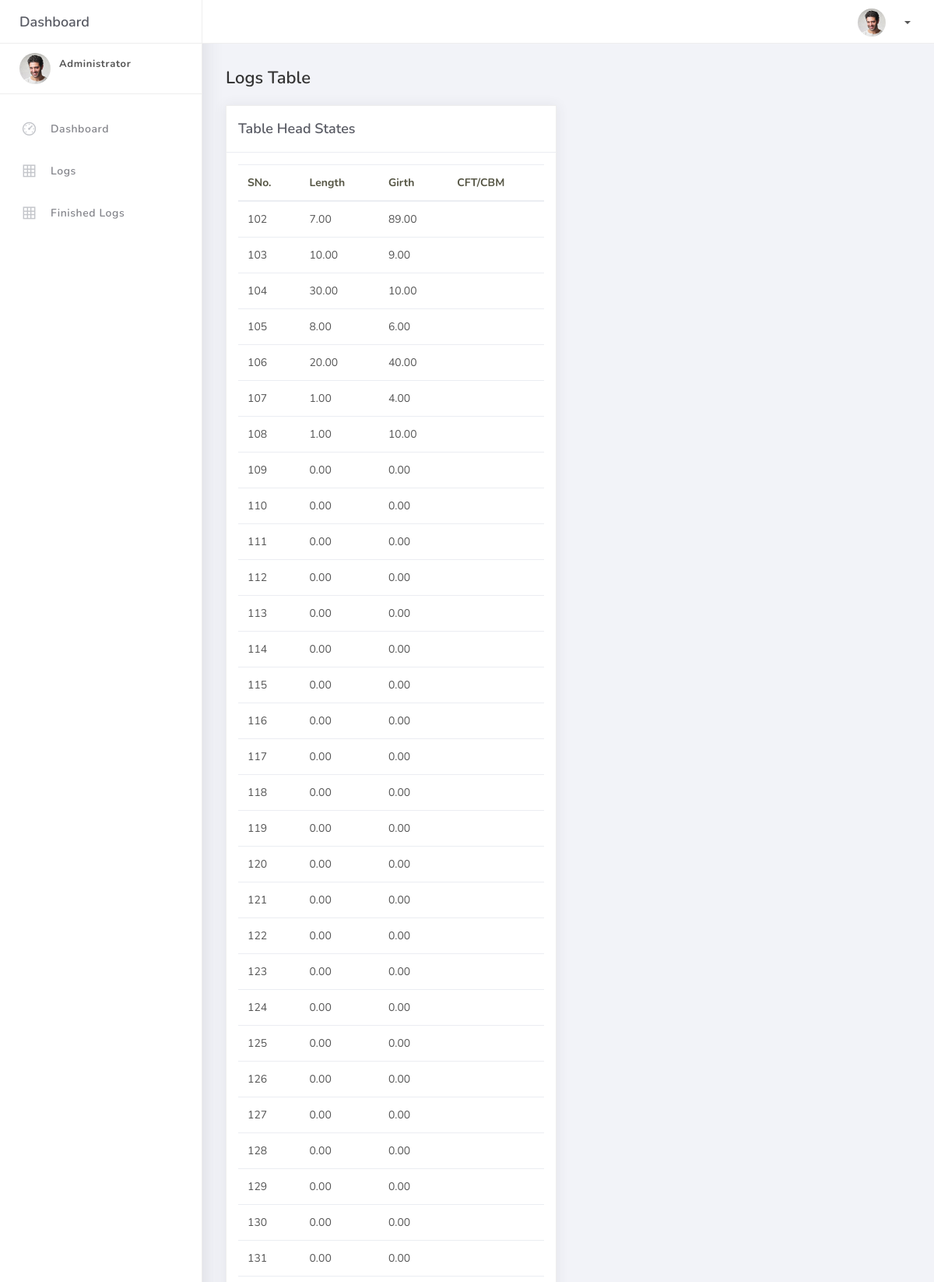
Page /container/20/logs/ (upper part) on the committed database.
### core/models.py (models this page shows, shortened)
class Log(models.Model):
    container = models.ForeignKey(Container, on_delete=models.CASCADE, related_name="logs")
    length = models.DecimalField(max_digits=20, decimal_places=2, default=0, null=True, blank=True)
    girth = models.DecimalField(max_digits=20, decimal_places=2, default=0, null=True, blank=True)
    cft = models.DecimalField(max_digits=20, decimal_places=2, default=0, null=True, blank=True)
    cbm = models.DecimalField(max_digits=20, decimal_places=2, default=0, null=True, blank=True)
    reference_id = models.IntegerField(default=0)

### core/views.py (the view)
# urls.py: path('container/<int:container_id>/logs/', ContainerLogsView.as_view(), name='container_logs'),
class ContainerLogsView(View):
    def get(self, request, container_id):
        logs = Log.objects.filter(container_id=container_id)
        context = {
            'logs': logs,
        }
        return render(request, 'container_logs.html', context)

### core/templates/container_logs.html
{% extends 'base.html' %}
{% load static %}
{% block content %}
<div class="main-panel">
    <div class="content">
        <div class="container-fluid">
            <h4 class="page-title">Logs Table</h4>
            <div class="row">
                <div class="col-md-6">
                    <div class="card">
                        <div class="card-header">
                            <div class="card-title">Table Head States</div>
                        </div>
                        <div class="card-body">
                            <table class="table table-condensed">
                                <thead>
                                    <tr>
                                        <th scope="col">SNo.</th>
                                        <th scope="col">Length</th>
                                        <th scope="col">Girth</th>
                                        <th scope="col">CFT/CBM</th>
                                    </tr>
                                </thead>
                                <tbody>
                                    {% for log in logs %}
                                    <tr>
                                        <td>{{ log.id }}</td>
                                        <td>{{ log.length }}</td>
                                        <td>{{ log.girth }}</td>
                                        <td>{{ log.cft_cbm }}</td>
                                    </tr>
                                    {% endfor %}
                                </tbody>
                            </table>
                        </div>
                    </div>
                </div>
            </div>
        </div>
    </div>
</div>
{% endblock %}

### rows in the picture
Log: id "102", length "7.00", girth "89.00"
Log: id "103", length "10.00", girth "9.00"
Log: id "104", length "30.00", girth "10.00"
Log: id "105", length "8.00", girth "6.00"
Log: id "106", length "20.00", girth "40.00"
Log: id "107", length "1.00", girth "4.00"
Log: id "108", length "1.00", girth "10.00"
Log: id "109", length "0.00", girth "0.00"
Log: id "110", length "0.00", girth "0.00"
Log: id "111", length "0.00", girth "0.00"
Log: id "112", length "0.00", girth "0.00"
Log: id "113", length "0.00", girth "0.00"
Log: id "114", length "0.00", girth "0.00"
Log: id "115", length "0.00", girth "0.00"
Log: id "116", length "0.00", girth "0.00"
Log: id "117", length "0.00", girth "0.00"
Log: id "118", length "0.00", girth "0.00"
Log: id "119", length "0.00", girth "0.00"
Log: id "120", length "0.00", girth "0.00"
Log: id "121", length "0.00", girth "0.00"
Log: id "122", length "0.00", girth "0.00"
Log: id "123", length "0.00", girth "0.00"
Log: id "124", length "0.00", girth "0.00"
Log: id "125", length "0.00", girth "0.00"
Log: id "126", length "0.00", girth "0.00"
Log: id "127", length "0.00", girth "0.00"
Log: id "128", length "0.00", girth "0.00"
Log: id "129", length "0.00", girth "0.00"
Log: id "130", length "0.00", girth "0.00"
Log: id "131", length "0.00", girth "0.00"
